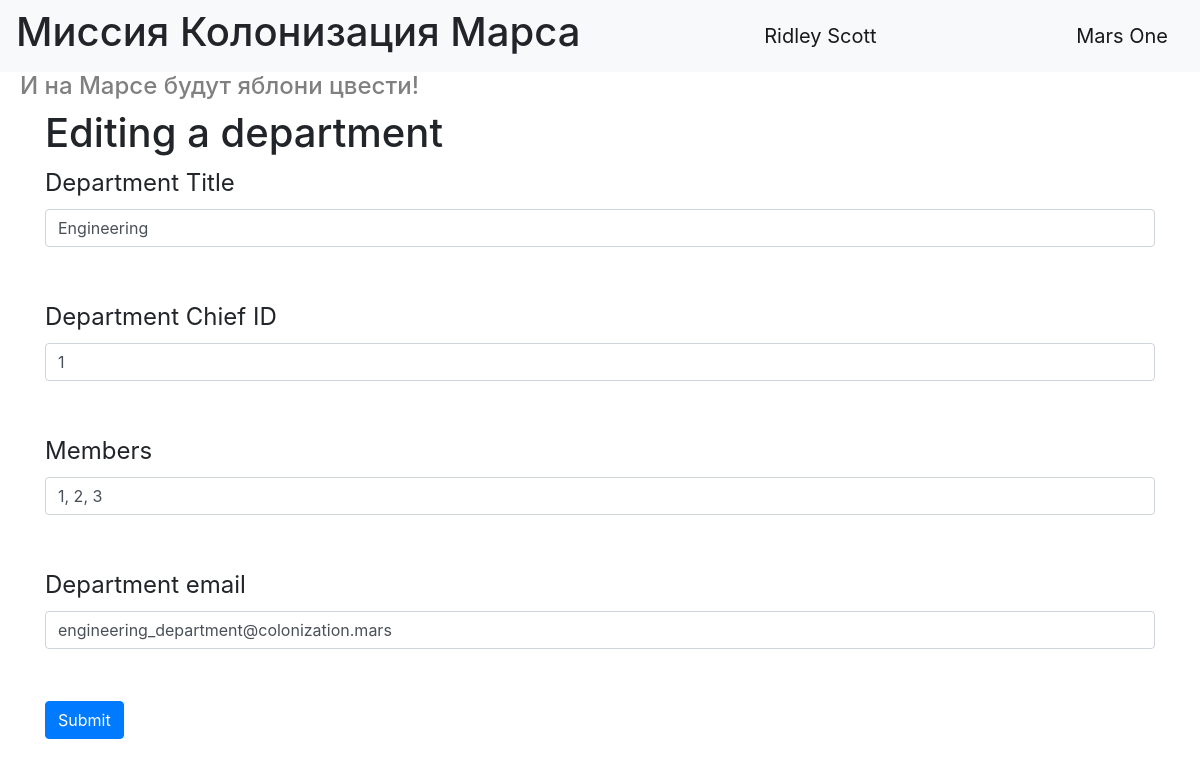
The page /editdepartment/1 (signed in) on the database as committed earlier.
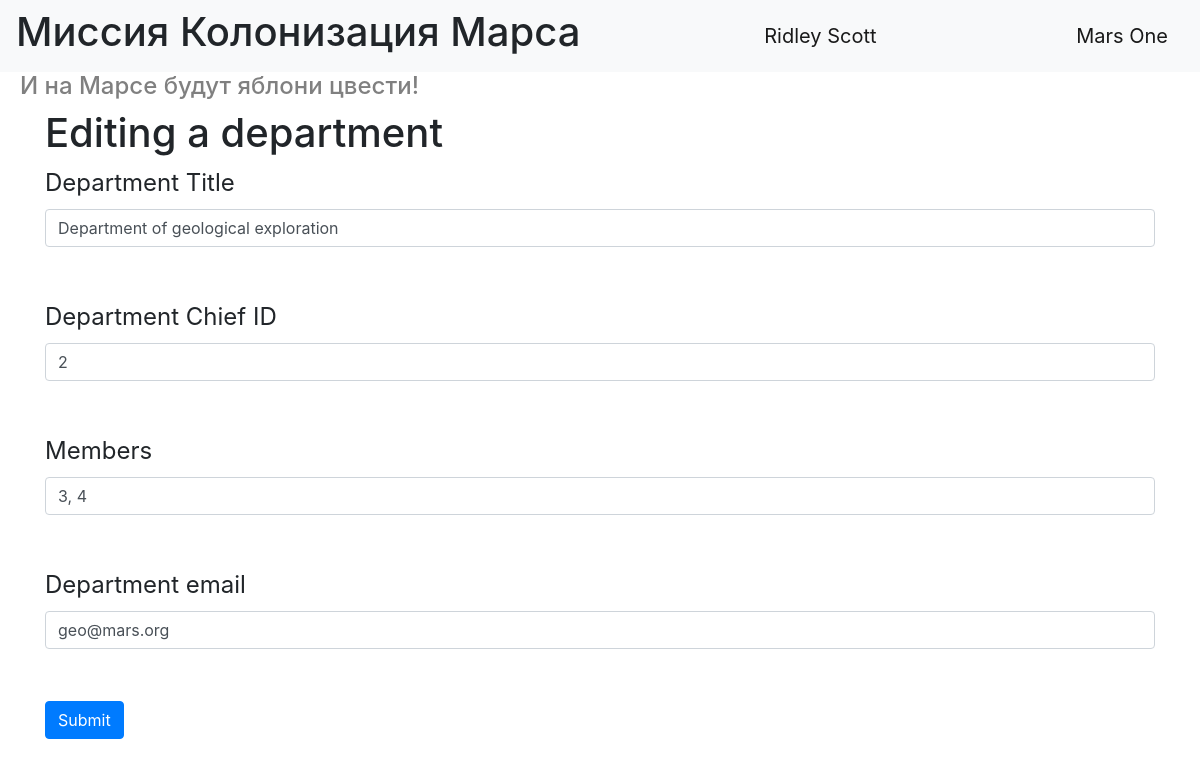
The same page on the database as committed later.
### data/departments.py (models this page shows)
class Department(SqlAlchemyBase):
    __tablename__ = 'department'
    id = sqlalchemy.Column(sqlalchemy.Integer,
                           primary_key=True, autoincrement=True)
    title = sqlalchemy.Column(sqlalchemy.String, nullable=True, unique=True)
    chief = sqlalchemy.Column(sqlalchemy.Integer, sqlalchemy.ForeignKey("users.id"), nullable=True)
    members = sqlalchemy.Column(sqlalchemy.String, nullable=True)
    email = sqlalchemy.Column(sqlalchemy.String,
                              index=True, unique=True, nullable=True)
    users = orm.relationship("User",
                             secondary=association_table,
                             back_populates="departments")
    chief_user = orm.relationship("User", foreign_keys=[chief])

### main.py (the view, shortened to what this page needs)
@app.route('/editdepartment/<int:id>', methods=['GET', 'POST'])
@login_required
def edit_department(id):
    form = DepartmentsForm()
    if request.method == "GET":
        department = db_sess.query(Department).filter(
            Department.id == id,
            or_(
                Department.chief == current_user.id,
                current_user.id == 1,
            )
        ).first()
        if department:
            form.title.data = department.title
            form.chief.data = department.chief
            form.members.data = department.members
            form.email.data = department.email
        else:
            abort(404)
    return render_template('department_add.html', title='Editing a department', form=form)

### forms/departments.py
class DepartmentsForm(FlaskForm):
    title = StringField('Department Title', validators=[DataRequired()])
    chief = IntegerField("Department Chief ID", validators=[DataRequired()])
    members = StringField("Members",
                          validators=[DataRequired(),
                                      Regexp(r'^\d+(?:, \d+)*$', message="Формат: '1, 2, 3' "
                                                                         "(обязателен пробел после запятой)")])
    email = EmailField('Department email', validators=[DataRequired()])
    submit = SubmitField('Submit')

### main.py (called while the page is built)
@login_manager.user_loader
def load_user(user_id):
    return db_sess.query(User).get(user_id)

### templates/department_add.html (shortened to what this page needs)
{% extends "base.html" %}
{% block content %}
<h1>{{ title }}</h1>
<form action="" method="post">
    <p>
        {{ form.title.label }}<br>
        {{ form.title(class="form-control") }}<br>
    </p>
    <p>
        {{ form.chief.label }}<br>
        {{ form.chief(class="form-control") }}<br>
    </p>
    <p>
        {{ form.members.label }}<br>
        {{ form.members(class="form-control") }}<br>
    </p>
    <p>
        {{ form.email.label }}<br>
        {{ form.email(class="form-control", type="email") }}<br>
    </p>
    <p>{{ form.submit(type="submit", class="btn btn-primary") }}</p>
</form>
{% endblock %}

Rows that differ between the two databases and show on the page:
changed Department: title "Engineering" → "Department of geological exploration"; chief "1" → "2"; members "1, 2, 3" → "3, 4"; email "engineering_department@colonization.mars" → "geo@mars.org"
